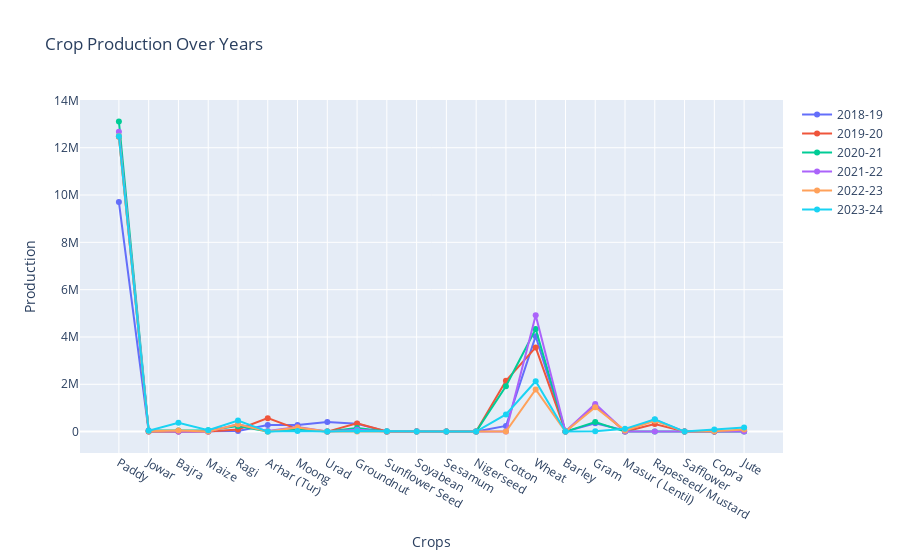

Source (notebook cell):
### Code cell
df_excluded_last = df.iloc[:-1, :]


fig = go.Figure()

for year in df.columns[1:]:
    fig.add_trace(go.Scatter(x=df_excluded_last['Crops'], y=df_excluded_last[year], mode='lines+markers', name=year))

fig.update_layout(title='Crop Production Over Years', xaxis_title='Crops', yaxis_title='Production')
fig.show()

### Figure 1 — Plotly figure (JSON) as saved in the notebook; plotly's stock layout.template omitted (floating-point values rounded to 4 significant figures)
{"data": [{"mode": "lines+markers", "name": "2018-19", "type": "scatter", "x": ["Paddy", "Jowar", "Bajra", "Maize", "Ragi", "Arhar (Tur)", "Moong", "Urad", "Groundnut", "Sunflower Seed", "Soyabean", "Sesamum", "Nigerseed", "Cotton", "Wheat", "Barley", "Gram", "Masur ( Lentil)", "Rapeseed/ Mustard", "Safflower", "Copra", "Jute"], "y": [9705105, 5969, 231, 3880, 27201, 281849, 277105, 408804, 335641, 2084, 11364, 0, 17, 238259, 4033463, 0, 356430, 45700, 496122, 0, 0, 26211]}, {"mode": "lines+markers", "name": "2019-20", "type": "scatter", "x": ["Paddy", "Jowar", "Bajra", "Maize", "Ragi", "Arhar (Tur)", "Moong", "Urad", "Groundnut", "Sunflower Seed", "Soyabean", "Sesamum", "Nigerseed", "Cotton", "Wheat", "Barley", "Gram", "Masur ( Lentil)", "Rapeseed/ Mustard", "Safflower", "Copra", "Jute"], "y": [12459354, 7735, 0, 8, 93026, 567327, 105864, 99, 347446, 3101, 4550, 0, 0, 2149977, 3557084, 0, 1108514, 1898, 318477, 0, 935, 29685]}, {"mode": "lines+markers", "name": "2020-21", "type": "scatter", "x": ["Paddy", "Jowar", "Bajra", "Maize", "Ragi", "Arhar (Tur)", "Moong", "Urad", "Groundnut", "Sunflower Seed", "Soyabean", "Sesamum", "Nigerseed", "Cotton", "Wheat", "Barley", "Gram", "Masur ( Lentil)", "Rapeseed/ Mustard", "Safflower", "Copra", "Jute"], "y": [13112458, 41507, 44166, 55675, 231211, 7690, 84732, 1378, 152726, 2713, 3, 0, 0, 1914020, 4335972, 0, 402694, 39, 4, 0, 3961, 1435]}, {"mode": "lines+markers", "name": "2021-22", "type": "scatter", "x": ["Paddy", "Jowar", "Bajra", "Maize", "Ragi", "Arhar (Tur)", "Moong", "Urad", "Groundnut", "Sunflower Seed", "Soyabean", "Sesamum", "Nigerseed", "Cotton", "Wheat", "Barley", "Gram", "Masur ( Lentil)", "Rapeseed/ Mustard", "Safflower", "Copra", "Jute"], "y": [12679650, 41362, 5010, 6641, 308696, 24084, 195338, 2585, 76647, 1200, 0, 0, 0, 200, 4919891, 0, 1168730, 0, 0, 0, 115, 836]}, {"mode": "lines+markers", "name": "2022-23", "type": "scatter", "x": ["Paddy", "Jowar", "Bajra", "Maize", "Ragi", "Arhar (Tur)", "Moong", "Urad", "Groundnut", "Sunflower Seed", "Soyabean", "Sesamum", "Nigerseed", "Cotton", "Wheat", "Barley", "Gram", "Masur ( Lentil)", "Rapeseed/ Mustard", "Safflower", "Copra", "Jute"], "y": [12497077, 18187, 48536, 43, 310519, 0, 169442, 27, 3668, 5370, 0, 0, 0, 0, 1783192, 0, 1029390, 44799, 453897, 1292, 19413, 84968]}, {"mode": "lines+markers", "name": "2023-24", "type": "scatter", "x": ["Paddy", "Jowar", "Bajra", "Maize", "Ragi", "Arhar (Tur)", "Moong", "Urad", "Groundnut", "Sunflower Seed", "Soyabean", "Sesamum", "Nigerseed", "Cotton", "Wheat", "Barley", "Gram", "Masur ( Lentil)", "Rapeseed/ Mustard", "Safflower", "Copra", "Jute"], "y": [12487807, 40422, 370000, 59680, 466198, 0, 30123, 0, 26787, 11483, 4086, 0, 0, 724640, 2128985, 0, 15409, 116907, 521435, 0, 91031, 170143]}], "layout": {"title": {"text": "Crop Production Over Years"}, "xaxis": {"title": {"text": "Crops"}}, "yaxis": {"title": {"text": "Production"}}}}
